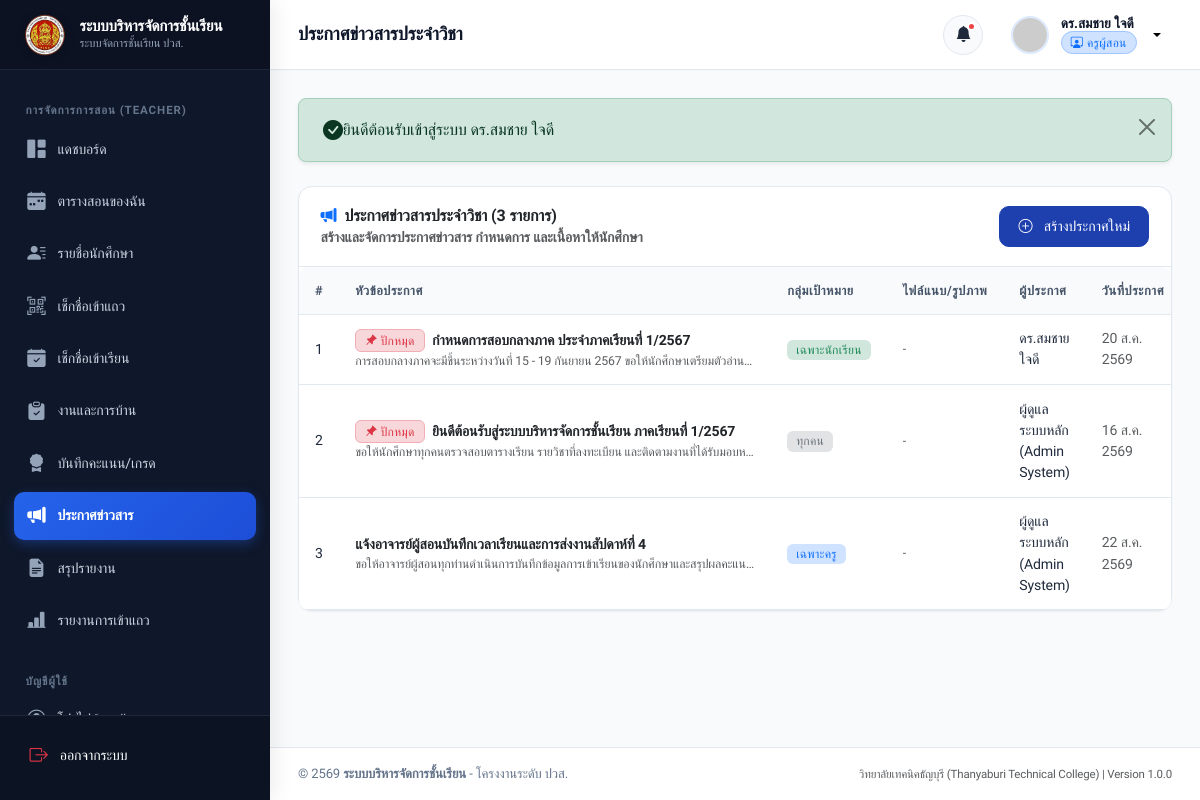
Screenshot of /teacher/announcements.php (signed in) with the database file from the repository.
### tables this page shows
CREATE TABLE `announcements` (
  `id` INT AUTO_INCREMENT PRIMARY KEY,
  `title` VARCHAR(255) NOT NULL,
  `content` TEXT NOT NULL,
  `target_role` ENUM('all', 'teacher', 'student') NOT NULL DEFAULT 'all',
  `image_attachment` VARCHAR(255) DEFAULT NULL,
  `file_attachment` VARCHAR(255) DEFAULT NULL,
  `author_id` INT NOT NULL,
  `is_pinned` TINYINT(1) NOT NULL DEFAULT 0,
  `created_at` DATETIME NOT NULL DEFAULT CURRENT_TIMESTAMP,
  `updated_at` DATETIME NOT NULL DEFAULT CURRENT_TIMESTAMP ON UPDATE CURRENT_TIMESTAMP,
  CONSTRAINT `fk_announcements_author` FOREIGN KEY (`author_id`) REFERENCES `users` (`id`) ON DELETE CASCADE,
  INDEX `idx_announcements_pinned` (`is_pinned`)
);

CREATE TABLE `users` (
  `id` INT AUTO_INCREMENT PRIMARY KEY,
  `username` VARCHAR(50) NOT NULL UNIQUE,
  `password` VARCHAR(255) NOT NULL,
  `role` ENUM('admin', 'teacher', 'student') NOT NULL DEFAULT 'student',
  `email` VARCHAR(100) NOT NULL UNIQUE,
  `full_name` VARCHAR(100) NOT NULL,
  `phone` VARCHAR(20) DEFAULT NULL,
  `avatar` VARCHAR(255) DEFAULT NULL,
  `status` ENUM('active', 'inactive') NOT NULL DEFAULT 'active',
  `created_at` DATETIME NOT NULL DEFAULT CURRENT_TIMESTAMP,
  `updated_at` DATETIME NOT NULL DEFAULT CURRENT_TIMESTAMP ON UPDATE CURRENT_TIMESTAMP,
  INDEX `idx_users_role` (`role`),
  INDEX `idx_users_status` (`status`)
);

### teacher/announcements.php (the view, shortened to what this page needs)
<?php
require_once __DIR__ . '/../includes/csrf.php';
require_once __DIR__ . '/../includes/functions.php';
$currentUser = getCurrentUser();
$announcements = $pdo->prepare("
    SELECT a.*, u.full_name as author_name
    FROM announcements a
    LEFT JOIN users u ON a.author_id = u.id
    WHERE a.author_id = ? OR a.target_role IN ('all', 'teacher')
    ORDER BY a.is_pinned DESC, a.created_at DESC
");
$announcements->execute([$currentUser['id']]);
$annList = $announcements->fetchAll();
require_once __DIR__ . '/../includes/header.php';
require_once __DIR__ . '/../includes/sidebar.php';
require_once __DIR__ . '/../includes/navbar.php';
?>
<div class="card">
    <div class="card-header flex-column flex-md-row gap-3 align-items-start align-items-md-center">
        <div>
            <h5 class="card-title mb-0"><i class="bi bi-megaphone-fill text-primary"></i> ประกาศข่าวสารประจำวิชา (<?= count($annList) ?> รายการ)</h5>
            <div class="small text-muted">สร้างและจัดการประกาศข่าวสาร กำหนดการ และเนื้อหาให้นักศึกษา</div>
        </div>
        <div>
            <button type="button" class="btn btn-primary" data-bs-toggle="modal" data-bs-target="#addTeacherAnnModal">
                <i class="bi bi-plus-circle me-1"></i> สร้างประกาศใหม่
            </button>
        </div>
    </div>
    <div class="table-responsive">
        <table class="table table-hover align-middle mb-0">
            <thead>
                <tr>
                    <th style="width: 50px;">#</th>
                    <th>หัวข้อประกาศ</th>
                    <th>กลุ่มเป้าหมาย</th>
                    <th>ไฟล์แนบ/รูปภาพ</th>
                    <th>ผู้ประกาศ</th>
                    <th>วันที่ประกาศ</th>
                </tr>
            </thead>
            <tbody>
                <?php if (empty($annList)): ?>
                    <tr>
                        <td colspan="7" class="text-center py-5 text-muted">ยังไม่มีรายการประกาศ</td>
                    </tr>
                <?php else: ?>
                    <?php foreach ($annList as $idx => $ann): ?>
                        <tr>
                            <td><?= $idx + 1 ?></td>
                            <td>
                                <div>
                                    <?php if ($ann['is_pinned']): ?>
                                        <span class="badge bg-danger-subtle text-danger border border-danger-subtle me-1"><i class="bi bi-pin-angle-fill"></i> ปักหมุด</span>
                                    <?php endif; ?>
                                    <span class="fw-semibold text-dark"><?= htmlspecialchars($ann['title']) ?></span>
                                </div>
                                <div class="small text-muted text-truncate" style="max-width: 400px;">
                                    <?= htmlspecialchars(mb_substr($ann['content'], 0, 100)) ?>...
                                </div>
                            </td>
                            <td>
                                <?php if ($ann['target_role'] === 'all'): ?>
                                    <span class="badge bg-secondary-subtle text-secondary">ทุกคน</span>
                                <?php elseif ($ann['target_role'] === 'teacher'): ?>
                                    <span class="badge bg-primary-subtle text-primary">เฉพาะครู</span>
                                <?php else: ?>
                                    <span class="badge bg-success-subtle text-success">เฉพาะนักเรียน</span>
                                <?php endif; ?>
                            </td>
                            <td>
                                <div class="d-flex gap-1">
                                    <?php if (empty($ann['image_attachment']) && empty($ann['file_attachment'])): ?>
                                        <span class="text-muted small">-</span>
                                    <?php endif; ?>
                                </div>
                            </td>
                            <td class="small"><?= htmlspecialchars($ann['author_name']) ?></td>
                            <td class="small text-muted"><?= formatThaiDate($ann['created_at'], false, true) ?></td>
                        </tr>
                    <?php endforeach; ?>
                <?php endif; ?>
            </tbody>
        </table>
    </div>
</div>
<?php require_once __DIR__ . '/../includes/footer.php'; ?>

### assets/css/style.css (style rules this page uses)
:root { --primary: #1e40af; --primary-hover: #1d4ed8; --primary-light: #eff6ff; --primary-rgb: 30, 64, 175; --secondary: #475569; --accent: #3b82f6; --accent-light: #dbeafe; --success: #10b981; --success-light: #ecfdf5; --warning: #f59e0b; --warning-light: #fffbeb; --danger: #ef4444; --danger-light: #fef2f2; --info: #06b6d4; --info-light: #ecfeff; --dark: #0f172a; --dark-surface: #1e293b; --light-bg: #f8fafc; --card-bg: #ffffff; --border-color: #e2e8f0; --border-focus: #93c5fd; --text-main: #1e293b; --text-muted: #64748b; --text-light: #94a3b8; --sidebar-width: 270px; --topbar-height: 70px; --radius-sm: 0.375rem; --radius-md: 0.625rem; --radius-lg: 0.875rem; --radius-xl: 1.25rem; --shadow-sm: 0 1px 2px 0 rgb(0 0 0 / 0.05); --shadow-md: 0 4px 6px -1px rgb(0 0 0 / 0.07), 0 2px 4px -2px rgb(0 0 0 / 0.05); --shadow-lg: 0 10px 15px -3px rgb(0 0 0 / 0.08), 0 4px 6px -4px rgb(0 0 0 / 0.04); --shadow-xl: 0 20px 25px -5px rgb(0 0 0 / 0.1), 0 8px 10px -6px rgb(0 0 0 / 0.05); --transition: all 0.2s cubic-bezier(0.4, 0, 0.2, 1); }
* { box-sizing: border-box; }
body { font-family: 'Prompt', -apple-system, BlinkMacSystemFont, 'Segoe UI', Roboto, sans-serif; background-color: var(--light-bg); color: var(--text-main); min-height: 100vh; margin: 0; display: flex; flex-direction: column; overflow-x: hidden; letter-spacing: -0.01em; }
h1, h2, h3, h4, h5, h6 { color: var(--dark); font-weight: 600; line-height: 1.35; }
.card { background-color: var(--card-bg); border: 1px solid var(--border-color); border-radius: var(--radius-lg); box-shadow: var(--shadow-sm); transition: var(--transition); margin-bottom: 1.5rem; }
.card-header { background-color: transparent; border-bottom: 1px solid var(--border-color); padding: 1.15rem 1.35rem; display: flex; align-items: center; justify-content: space-between; font-weight: 600; }
.card-header .card-title { margin: 0; font-size: 1rem; font-weight: 600; display: flex; align-items: center; gap: 0.5rem; }
.btn { font-family: inherit; font-weight: 500; padding: 0.55rem 1.15rem; border-radius: var(--radius-md); transition: var(--transition); display: inline-flex; align-items: center; justify-content: center; gap: 0.45rem; font-size: 0.88rem; }
.btn-primary { background-color: var(--primary); border-color: var(--primary); }
.table-responsive { border-radius: var(--radius-md); overflow-x: auto; }
.table { width: 100%; margin-bottom: 0; vertical-align: middle; border-color: var(--border-color); }
.table th { background-color: #f8fafc; color: var(--secondary); font-size: 0.8rem; font-weight: 600; text-transform: uppercase; letter-spacing: 0.04em; padding: 0.85rem 1rem; border-bottom: 1px solid var(--border-color); white-space: nowrap; }
.table td { padding: 0.85rem 1rem; font-size: 0.88rem; color: var(--text-main); border-bottom: 1px solid var(--border-color); }
.badge { font-weight: 500; font-size: 0.75rem; padding: 0.35em 0.75em; letter-spacing: 0.02em; }

### rows the page displays
announcements: is_pinned 1 (drawn), title "กำหนดการสอบกลางภาค ประจำภาคเรียนที่ 1/2567", content "การสอบกลางภาคจะมีขึ้นระหว่างวันที่ 15 - 19 กันยายน 2567 ขอให้นักศึกษาเตรียมตัวอ่าน…", target_role "เฉพาะนักเรียน", author.full_name "ดร.สมชาย ใจดี", created_at "20 ส.ค. 2569"
announcements: is_pinned 1 (drawn), title "ยินดีต้อนรับสู่ระบบบริหารจัดการชั้นเรียน ภาคเรียนที่ 1/2567", content "ขอให้นักศึกษาทุกคนตรวจสอบตารางเรียน รายวิชาที่ลงทะเบียน และติดตามงานที่ได้รับมอบห…", target_role "ทุกคน", author.full_name "ผู้ดูแลระบบหลัก (Admin System)", created_at "16 ส.ค. 2569"
announcements: title "แจ้งอาจารย์ผู้สอนบันทึกเวลาเรียนและการส่งงานสัปดาห์ที่ 4", content "ขอให้อาจารย์ผู้สอนทุกท่านดำเนินการบันทึกข้อมูลการเข้าเรียนของนักศึกษาและสรุปผลคะแน…", target_role "เฉพาะครู", author.full_name "ผู้ดูแลระบบหลัก (Admin System)", created_at "22 ส.ค. 2569"

### other values shown
APP_NAME "ระบบบริหารจัดการชั้นเรียน"
$pageTitle "ประกาศข่าวสารประจำวิชา"
$currentUser['full_name'] "ดร.สมชาย ใจดี"
$msg "ยินดีต้อนรับเข้าสู่ระบบ ดร.สมชาย ใจดี"
count($annList) "3"
APP_SUBTITLE "วิทยาลัยเทคนิคธัญบุรี (Thanyaburi Technical College)"
APP_VERSION "1.0.0"
